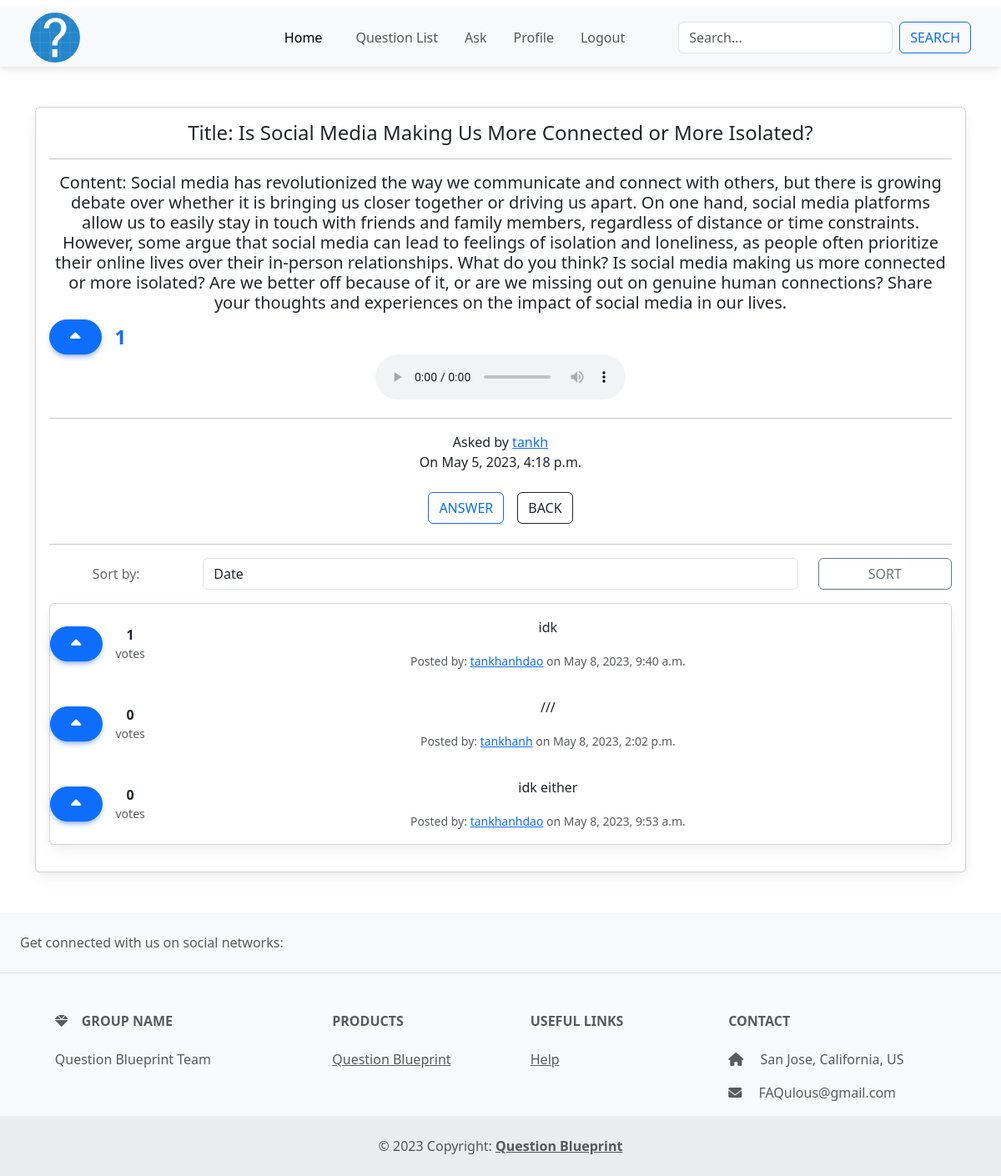
Screenshot of /question/82/ (signed in) with the database file from the repository.
### main_app/models.py (models this page shows, shortened)
class Question(models.Model):
    user = models.ForeignKey(User, on_delete=models.CASCADE)
    title = models.CharField(max_length=200, blank=False, null=False)
    content = models.TextField(max_length=20000, blank=False, null=False)
    tag = TaggableManager(blank=True)
    upvote_num = models.IntegerField(default=0)
    created_date = models.DateTimeField(default=timezone.now)
    audio_file = models.FileField(upload_to='audio/', null=True, blank=True)

class Answer(models.Model):
    question = models.ForeignKey(Question, related_name="answer", on_delete=models.CASCADE)
    user = models.ForeignKey(User, on_delete=models.CASCADE)
    content = models.TextField(max_length=200)
    created_date = models.DateTimeField(default=timezone.now)
    upvote_num = models.IntegerField(default=0)

### main_app/views.py (the view)
# urls.py: path('question/<int:pk>/', views.QuestionDetailView.as_view(), name='question_detail_view'),
class QuestionDetailView(LoginRequiredMixin, DetailView):
    model = Question
    context_object_name = 'single_question'
    def get_context_data(self, **kwargs):
        context = super().get_context_data(**kwargs)
        answers = self.object.answer.all()
        sort_by = self.request.GET.get('sort', '-upvote_num')
        if sort_by == 'created_date':
            sorted_answers = answers.order_by('-created_date', '-upvote_num')
        else:
            sorted_answers = answers.order_by('-upvote_num','-created_date')
        context['sorted_answers'] = sorted_answers
        cur_id = kwargs.get('object').id
        cur_question = Question.objects.get(id=cur_id)
        questions = Question.objects.exclude(id=cur_id)
        question_list = preprocess_questions(questions)
        sim_ques = similarity_check(cur_question, question_list)
        print(sim_ques)
        if sim_ques:
            sim_id = sim_ques[0]
            sim_question_title = Question.objects.get(id=sim_id).title
            context['sim_id'] = sim_id
            context['sim_quesiton_title'] = sim_question_title
        context['sim_ques'] = sim_ques
        return context

### main_app/funcs.py (called while the page is built)
def preprocess_questions(questions):
    preprocessed_questions = []
    for question in questions:
        preprocessed_question = {}
        preprocessed_question['id'] = question.id
        preprocessed_question['title'] = question.title
        preprocessed_question['content'] = question.content
        preprocessed_questions.append(preprocessed_question)
    return preprocessed_questions

### main_app/templates/main_app/question_detail.html (shortened to what this page needs)
{% extends "base_nav.html" %}{% load crispy_forms_tags %}  {% block content %}
<div class="container my-5">
  <div class="card">
    <div class="card-body text-center">
      <h4 class="card-title">Title: {{ single_question.title }}</h4>
      <hr />
      <h5>Content: {{ single_question.content }}</h5>
      <form method="POST" action="{% url 'main_app:upvote' single_question.id %}">
        <div class="d-flex align-items-center gap-3">
        <button type="submit" class="btn btn-primary rounded-pill px-4 py-2">
          <i class="fas fa-caret-up fa-lg"></i>
        </button>
          <div class="text-primary fw-bold fs-4">{{ single_question.upvote_num }}</div>
        </div>
      </form>
      <audio controls>
        <source src="{{ single_question.audio_file.url }}" type="audio/mpeg">
      </audio>
      <hr />
      <span
        >Asked by
        <a href="{% url 'profile_view' single_question.user.username %}"
          >{{single_question.user}}</a
        ></span
      >
      <p>On {{single_question.created_date}}</p>
      <div class="button-group">
        <a href="{% url 'main_app:answer_create_view' single_question.id %}"
          ><button class="btn btn-outline-primary m-2">Answer</button></a
        >
        <a href="{% url 'main_app:question_view' %}"
          ><button class="btn btn-outline-dark m-2">Back</button></a
        >
      </div>
      <hr />
      <div>
    {% if not sorted_answers %}
        <h5>No answer...</h5>
    {% else %}
        <div class="sort-by mb-3">
            <form method="GET">
                <div class="form-group row">
                    <label for="sort" class="col-sm-2 col-form-label">Sort by:</label>
                    <div class="col-sm-8">
                        <select class="form-control" id="sort" name="sort">
                            <option value="created_date" {% if request.GET.sort == 'created' %}selected{% endif %}>Date</option>
                        </select>
                    </div>
                    <div class="col-sm-2">
                        <button class="btn btn-outline-secondary btn-block" type="submit">Sort</button>
                    </div>
                </div>
            </form>
        </div>
<div class="card mb-3">
    {% for ans in sorted_answers %}
    <div class="d-flex justify-content-between align-items-center">
        <form method="POST" action="{% url 'main_app:upvote' single_question.id %}">
            <div class="d-flex align-items-center gap-3">
                <button type="submit" class="btn btn-primary rounded-pill px-4 py-2">
                    <i class="fas fa-caret-up fa-lg"></i>
                </button>
                <div class="text-center">
                    <div class="fw-bold">{{ ans.answer_vote.count }}</div>
                    <div class="text-muted small">votes</div>
                </div>
            </div>
        </form>
        <div class="card-body">
            <p class="card-text text-center">{{ ans.content }}</p>
            <small class="text-muted">Posted by: <a href="{% url 'profile_view' ans.user.username %}">{{ ans.user.username }}</a> on {{ ans.created_date }}</small>
        </div>
    </div>
    {% endfor %}
</div>
    {% endif %}
</div>
    </div>
  </div>
</div>
{% endblock content %}

### static/style.css (style rules this page uses)
.button-group { display: flex; flex-wrap: wrap; justify-content: center; }
button { padding: 10px; margin: 10px; font-size: 20px; border-radius: 40px; }

### rows the page displays
Question: title "Is Social Media Making Us More Connected or More Isolated?", content "Social media has revolutionized the way we communicate and connect with others, but there is growing debate over whether it is bringing us closer together or driving us apart. On one hand, social media platforms allow us to easily stay in touch with friends and family members, regardless of distance or time constraints. However, some argue that social media can lead to feelings of isolation and loneliness, as people often prioritize their online lives over their in-person relationships. What do you think? Is social media making us more connected or more isolated? Are we better off because of it, or are we missing out on genuine human connections? Share your thoughts and experiences on the…", upvote_num "1", user "tankh", created_date "May 5, 2023, 4:18 p.m."
Answer: answer_vote.count "1", content "idk", user.username "tankhanhdao", created_date "May 8, 2023, 9:40 a.m."
Answer: answer_vote.count "0", content "///", user.username "tankhanh", created_date "May 8, 2023, 2:02 p.m."
Answer: answer_vote.count "0", content "idk either", user.username "tankhanhdao", created_date "May 8, 2023, 9:53 a.m."
